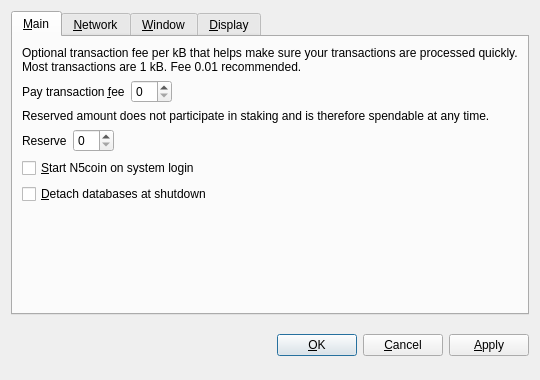
<?xml version="1.0" encoding="UTF-8"?>
<ui version="4.0">
 <class>OptionsDialog</class>
 <widget class="QDialog" name="OptionsDialog">
  <property name="geometry">
   <rect>
    <x>0</x>
    <y>0</y>
    <width>540</width>
    <height>380</height>
   </rect>
  </property>
  <property name="windowTitle">
   <string>Options</string>
  </property>
  <property name="modal">
   <bool>true</bool>
  </property>
  <layout class="QVBoxLayout" name="verticalLayout">
   <item>
    <widget class="QTabWidget" name="tabWidget">
     <property name="tabPosition">
      <enum>QTabWidget::North</enum>
     </property>
     <property name="currentIndex">
      <number>0</number>
     </property>
     <widget class="QWidget" name="tabMain">
      <attribute name="title">
       <string>&amp;Main</string>
      </attribute>
      <layout class="QVBoxLayout" name="verticalLayout_Main">
       <item>
        <widget class="QLabel" name="transactionFeeInfoLabel">
         <property name="text">
          <string>Optional transaction fee per kB that helps make sure your transactions are processed quickly. Most transactions are 1 kB. Fee 0.01 recommended.</string>
         </property>
         <property name="textFormat">
          <enum>Qt::PlainText</enum>
         </property>
         <property name="wordWrap">
          <bool>true</bool>
         </property>
        </widget>
       </item>
       <item>
        <layout class="QHBoxLayout" name="horizontalLayoutFee">
         <item>
          <widget class="QLabel" name="transactionFeeLabel">
           <property name="text">
            <string>Pay transaction &amp;fee</string>
           </property>
           <property name="textFormat">
            <enum>Qt::PlainText</enum>
           </property>
           <property name="buddy">
            <cstring>transactionFee</cstring>
           </property>
          </widget>
         </item>
         <item>
          <widget class="BitcoinAmountField" name="transactionFee"/>
         </item>
         <item>
          <spacer name="horizontalSpacerFee">
           <property name="orientation">
            <enum>Qt::Horizontal</enum>
           </property>
           <property name="sizeHint" stdset="0">
            <size>
             <width>40</width>
             <height>20</height>
            </size>
           </property>
          </spacer>
         </item>
        </layout>
       </item>
       <item>
        <widget class="QLabel" name="reserveBalanceInfoLabel">
         <property name="text">
          <string>Reserved amount does not participate in staking and is therefore spendable at any time.</string>
         </property>
         <property name="textFormat">
          <enum>Qt::PlainText</enum>
         </property>
         <property name="wordWrap">
          <bool>true</bool>
         </property>
        </widget>
       </item>
       <item>
        <layout class="QHBoxLayout" name="horizontalLayoutReserveBalance">
         <item>
          <widget class="QLabel" name="reserveBalanceLabel">
           <property name="text">
            <string>Reserve</string>
           </property>
           <property name="textFormat">
            <enum>Qt::PlainText</enum>
           </property>
           <property name="buddy">
            <cstring>reserveBalance</cstring>
           </property>
          </widget>
         </item>
         <item>
          <widget class="BitcoinAmountField" name="reserveBalance"/>
         </item>
         <item>
          <spacer name="horizontalSpacerReserveBalance">
           <property name="orientation">
            <enum>Qt::Horizontal</enum>
           </property>
           <property name="sizeHint" stdset="0">
            <size>
             <width>40</width>
             <height>20</height>
            </size>
           </property>
          </spacer>
         </item>
        </layout>
       </item>
       <item>
        <widget class="QCheckBox" name="bitcoinAtStartup">
         <property name="toolTip">
          <string>Automatically start N5coin after logging in to the system.</string>
         </property>
         <property name="text">
          <string>&amp;Start N5coin on system login</string>
         </property>
        </widget>
       </item>
       <item>
        <widget class="QCheckBox" name="detachDatabases">
         <property name="toolTip">
          <string>Detach block and address databases at shutdown. This means they can be moved to another data directory, but it slows down shutdown. The wallet is always detached.</string>
         </property>
         <property name="text">
          <string>&amp;Detach databases at shutdown</string>
         </property>
        </widget>
       </item>
       <item>
        <spacer name="verticalSpacer_Main">
         <property name="orientation">
          <enum>Qt::Vertical</enum>
         </property>
         <property name="sizeHint" stdset="0">
          <size>
           <width>20</width>
           <height>40</height>
          </size>
         </property>
        </spacer>
       </item>
      </layout>
     </widget>
     <widget class="QWidget" name="tabNetwork">
      <attribute name="title">
       <string>&amp;Network</string>
      </attribute>
      <layout class="QVBoxLayout" name="verticalLayout_Network">
       <item>
        <widget class="QCheckBox" name="mapPortUpnp">
         <property name="toolTip">
          <string>Automatically open the N5coin client port on the router. This only works when your router supports UPnP and it is enabled.</string>
         </property>
         <property name="text">
          <string>Map port using &amp;UPnP</string>
         </property>
        </widget>
       </item>
       <item>
        <widget class="QCheckBox" name="connectSocks">
         <property name="toolTip">
          <string>Connect to the N5coin network through a SOCKS proxy (e.g. when connecting through Tor).</string>
         </property>
         <property name="text">
          <string>&amp;Connect through SOCKS proxy:</string>
         </property>
        </widget>
       </item>
       <item>
        <layout class="QHBoxLayout" name="horizontalLayout_Network">
         <item>
          <widget class="QLabel" name="proxyIpLabel">
           <property name="text">
            <string>Proxy &amp;IP:</string>
           </property>
           <property name="textFormat">
            <enum>Qt::PlainText</enum>
           </property>
           <property name="buddy">
            <cstring>proxyIp</cstring>
           </property>
          </widget>
         </item>
         <item>
          <widget class="QValidatedLineEdit" name="proxyIp">
           <property name="maximumSize">
            <size>
             <width>140</width>
             <height>16777215</height>
            </size>
           </property>
           <property name="toolTip">
            <string>IP address of the proxy (e.g. 127.0.0.1)</string>
           </property>
          </widget>
         </item>
         <item>
          <widget class="QLabel" name="proxyPortLabel">
           <property name="text">
            <string>&amp;Port:</string>
           </property>
           <property name="textFormat">
            <enum>Qt::PlainText</enum>
           </property>
           <property name="buddy">
            <cstring>proxyPort</cstring>
           </property>
          </widget>
         </item>
         <item>
          <widget class="QLineEdit" name="proxyPort">
           <property name="maximumSize">
            <size>
             <width>55</width>
             <height>16777215</height>
            </size>
           </property>
           <property name="toolTip">
            <string>Port of the proxy (e.g. 9050)</string>
           </property>
          </widget>
         </item>
         <item>
          <widget class="QLabel" name="socksVersionLabel">
           <property name="text">
            <string>SOCKS &amp;Version:</string>
           </property>
           <property name="textFormat">
            <enum>Qt::PlainText</enum>
           </property>
           <property name="buddy">
            <cstring>socksVersion</cstring>
           </property>
          </widget>
         </item>
         <item>
          <widget class="QValueComboBox" name="socksVersion">
           <property name="toolTip">
            <string>SOCKS version of the proxy (e.g. 5)</string>
           </property>
          </widget>
         </item>
         <item>
          <spacer name="horizontalSpacer_Network">
           <property name="orientation">
            <enum>Qt::Horizontal</enum>
           </property>
           <property name="sizeHint" stdset="0">
            <size>
             <width>40</width>
             <height>20</height>
            </size>
           </property>
          </spacer>
         </item>
        </layout>
       </item>
       <item>
        <spacer name="verticalSpacer_Network">
         <property name="orientation">
          <enum>Qt::Vertical</enum>
         </property>
         <property name="sizeHint" stdset="0">
          <size>
           <width>20</width>
           <height>40</height>
          </size>
         </property>
        </spacer>
       </item>
      </layout>
     </widget>
     <widget class="QWidget" name="tabWindow">
      <attribute name="title">
       <string>&amp;Window</string>
      </attribute>
      <layout class="QVBoxLayout" name="verticalLayout_Window">
       <item>
        <widget class="QCheckBox" name="minimizeToTray">
         <property name="toolTip">
          <string>Show only a tray icon after minimizing the window.</string>
         </property>
         <property name="text">
          <string>&amp;Minimize to the tray instead of the taskbar</string>
         </property>
        </widget>
       </item>
       <item>
        <widget class="QCheckBox" name="minimizeOnClose">
         <property name="toolTip">
          <string>Minimize instead of exit the application when the window is closed. When this option is enabled, the application will be closed only after selecting Quit in the menu.</string>
         </property>
         <property name="text">
          <string>M&amp;inimize on close</string>
         </property>
        </widget>
       </item>
       <item>
        <spacer name="verticalSpacer_Window">
         <property name="orientation">
          <enum>Qt::Vertical</enum>
         </property>
         <property name="sizeHint" stdset="0">
          <size>
           <width>20</width>
           <height>40</height>
          </size>
         </property>
        </spacer>
       </item>
      </layout>
     </widget>
     <widget class="QWidget" name="tabDisplay">
      <attribute name="title">
       <string>&amp;Display</string>
      </attribute>
      <layout class="QVBoxLayout" name="verticalLayout_Display">
       <item>
        <layout class="QHBoxLayout" name="horizontalLayout_1_Display">
         <item>
          <widget class="QLabel" name="langLabel">
           <property name="text">
            <string>User Interface &amp;language:</string>
           </property>
           <property name="textFormat">
            <enum>Qt::PlainText</enum>
           </property>
           <property name="buddy">
            <cstring>lang</cstring>
           </property>
          </widget>
         </item>
         <item>
          <widget class="QValueComboBox" name="lang">
           <property name="toolTip">
            <string>The user interface language can be set here. This setting will take effect after restarting N5coin.</string>
           </property>
          </widget>
         </item>
        </layout>
       </item>
       <item>
        <layout class="QHBoxLayout" name="horizontalLayout_2_Display">
         <item>
          <widget class="QLabel" name="unitLabel">
           <property name="text">
            <string>&amp;Unit to show amounts in:</string>
           </property>
           <property name="textFormat">
            <enum>Qt::PlainText</enum>
           </property>
           <property name="buddy">
            <cstring>unit</cstring>
           </property>
          </widget>
         </item>
         <item>
          <widget class="QValueComboBox" name="unit">
           <property name="toolTip">
            <string>Choose the default subdivision unit to show in the interface and when sending coins.</string>
           </property>
          </widget>
         </item>
        </layout>
       </item>
       <item>
        <widget class="QCheckBox" name="displayAddresses">
         <property name="toolTip">
          <string>Whether to show N5coin addresses in the transaction list or not.</string>
         </property>
         <property name="text">
          <string>&amp;Display addresses in transaction list</string>
         </property>
        </widget>
       </item>
       <item>
        <widget class="QCheckBox" name="coinControlFeatures">
         <property name="toolTip">
          <string>Whether to show coin control features or not.</string>
         </property>
         <property name="text">
          <string>Display coin &amp;control features (experts only!)</string>
         </property>
        </widget>
       </item>
       <item>
        <spacer name="verticalSpacer_Display">
         <property name="orientation">
          <enum>Qt::Vertical</enum>
         </property>
         <property name="sizeHint" stdset="0">
          <size>
           <width>20</width>
           <height>40</height>
          </size>
         </property>
        </spacer>
       </item>
      </layout>
     </widget>
    </widget>
   </item>
   <item>
    <layout class="QHBoxLayout" name="horizontalLayout_Buttons">
     <item>
      <spacer name="horizontalSpacer_1">
       <property name="orientation">
        <enum>Qt::Horizontal</enum>
       </property>
       <property name="sizeHint" stdset="0">
        <size>
         <width>40</width>
         <height>48</height>
        </size>
       </property>
      </spacer>
     </item>
     <item>
      <widget class="QLabel" name="statusLabel">
       <property name="font">
        <font>
         <weight>75</weight>
         <bold>true</bold>
        </font>
       </property>
       <property name="text">
        <string/>
       </property>
       <property name="textFormat">
        <enum>Qt::PlainText</enum>
       </property>
       <property name="wordWrap">
        <bool>true</bool>
       </property>
      </widget>
     </item>
     <item>
      <spacer name="horizontalSpacer_2">
       <property name="orientation">
        <enum>Qt::Horizontal</enum>
       </property>
       <property name="sizeHint" stdset="0">
        <size>
         <width>40</width>
         <height>48</height>
        </size>
       </property>
      </spacer>
     </item>
     <item>
      <widget class="QPushButton" name="okButton">
       <property name="text">
        <string>&amp;OK</string>
       </property>
      </widget>
     </item>
     <item>
      <widget class="QPushButton" name="cancelButton">
       <property name="text">
        <string>&amp;Cancel</string>
       </property>
       <property name="autoDefault">
        <bool>false</bool>
       </property>
      </widget>
     </item>
     <item>
      <widget class="QPushButton" name="applyButton">
       <property name="text">
        <string>&amp;Apply</string>
       </property>
       <property name="autoDefault">
        <bool>false</bool>
       </property>
      </widget>
     </item>
    </layout>
   </item>
  </layout>
 </widget>
 <customwidgets>
  <customwidget>
   <class>BitcoinAmountField</class>
   <extends>QSpinBox</extends>
   <header>bitcoinamountfield.h</header>
  </customwidget>
  <customwidget>
   <class>QValueComboBox</class>
   <extends>QComboBox</extends>
   <header>qvaluecombobox.h</header>
  </customwidget>
  <customwidget>
   <class>QValidatedLineEdit</class>
   <extends>QLineEdit</extends>
   <header>qvalidatedlineedit.h</header>
  </customwidget>
 </customwidgets>
 <resources/>
 <connections/>
</ui>
